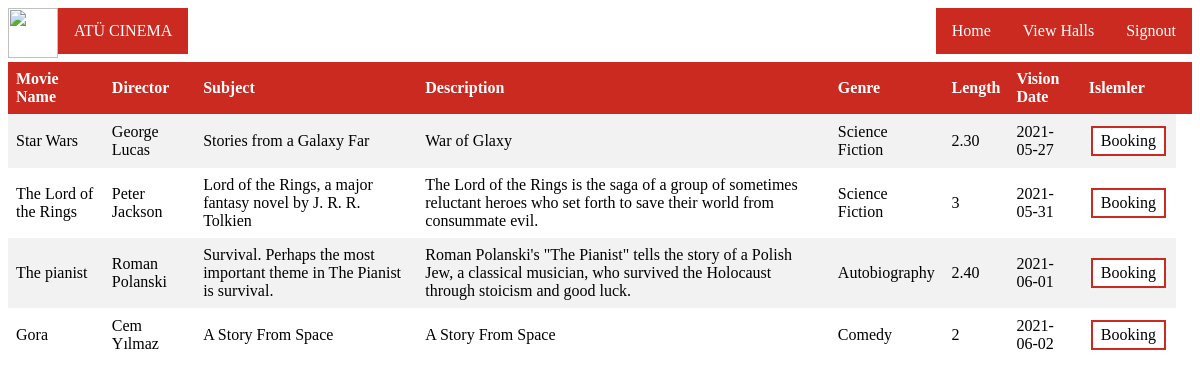
Page /CustomerBooking.php on the committed database.
### tables this page shows
CREATE TABLE `movies` (
  `m_id` int(11) NOT NULL,
  `m_name` varchar(60) NOT NULL,
  `m_director` varchar(60) NOT NULL,
  `m_subject` varchar(400) NOT NULL,
  `m_description` varchar(400) NOT NULL,
  `m_genre` varchar(40) NOT NULL,
  `m_length` varchar(40) NOT NULL,
  `m_visionDate` date NOT NULL
);

### CustomerBooking.php (the view, shortened to what this page needs)
<body>
	<a  href="Customer.php">
    <img  src="https://s3.cloud.ngn.com.tr/clu2-static/loginlogo/7D82EE5893743F81692B356B39F174CB.png" style="width:50px;height:50px; float: left;" > </a>
 <ul class="ul" style="float: left;">
    <li class="li"><a class="lia" href="Customer.php">ATÜ CINEMA</a></li>
</ul>
 <ul class="ul">
    <li class="li" ><a class="lia" href="Customer.php">Home</a></li>
    <li class="li"><a class="lia" href='CustomerHall.php'>View Halls</a></li>
	<li class="li"><a class="lia" href='Index.php'>Signout</a></li>
  </ul>
<br>
<br>
<br>
</body>
<?php
require_once("connection.php");
$sql="SELECT * from movies";
if($result=mysqli_query($link,$sql))
{
	if(mysqli_num_rows($result)>0)
	{
		echo "<table><tr><th>Movie Name</th><th>Director</th><th>Subject</th><th>Description</th><th>Genre</th><th>Length</th><th>Vision Date</th><th>Islemler</th><th></tr>";
		while($row=mysqli_fetch_array($result))
		{   echo " ";
			echo "<tr><td>".$row['m_name']."</td><td>".$row['m_director']."</td><td>".$row['m_subject']."</td><td>".$row['m_description']."</td><td>".$row['m_genre']."</td><td>".$row['m_length']."</td><td>".$row['m_visionDate']."</td>";
			echo '<td><a href="Booking.php?id='.$row['m_id'].'">Booking</a></td></tr>';
		}
		echo "</table>";
	}else
	{
		echo "Başarısız işlem";
	}
}
?>
<!DOCTYPE html>
<html>
<head>
</body>
</html>

### CustomerBooking.php (style rules this page uses)
table { border-collapse: collapse; width: auto; margin-left:auto; margin-right:auto; }
td a { padding: 4px 8px; text-align: center; text-decoration: none; display: inline-block; font-size: 16px; margin: 4px 2px; cursor: pointer; background-color: white; color: black; border: 2px solid #cb2a21; }
th, td { text-align: left; padding: 8px; }
tr:nth-child(even) { background-color: #f2f2f2 }
th { background-color: #cb2a21; color: white; }
.ul { list-style-type: none; margin: 0; padding: 0; overflow: hidden; background-color: #cb2a21; float: right; }
.li { float: left; }
.lia { display: block; color: white; text-align: center; padding: 14px 16px; text-decoration: none; }

### rows in the picture
movies: m_name "Star Wars", m_director "George Lucas", m_subject "Stories from a Galaxy Far", m_description "War of Glaxy", m_genre "Science Fiction", m_length "2.30", m_visionDate "2021-05-27"
movies: m_name "The Lord of the Rings", m_director "Peter Jackson", m_subject "Lord of the Rings, a major fantasy novel by J. R. R. Tolkien", m_description "The Lord of the Rings is the saga of a group of sometimes reluctant heroes who set forth to save their world from consummate evil.", m_genre "Science Fiction", m_length "3", m_visionDate "2021-05-31"
movies: m_name "The pianist", m_director "Roman Polanski", m_subject "Survival. Perhaps the most important theme in The Pianist is survival.", m_description "Roman Polanski's \"The Pianist\" tells the story of a Polish Jew, a classical musician, who survived the Holocaust through stoicism and good luck.", m_genre "Autobiography", m_length "2.40", m_visionDate "2021-06-01"
movies: m_name "Gora", m_director "Cem Yılmaz", m_subject "A Story From Space", m_description "A Story From Space", m_genre "Comedy", m_length "2", m_visionDate "2021-06-02"
